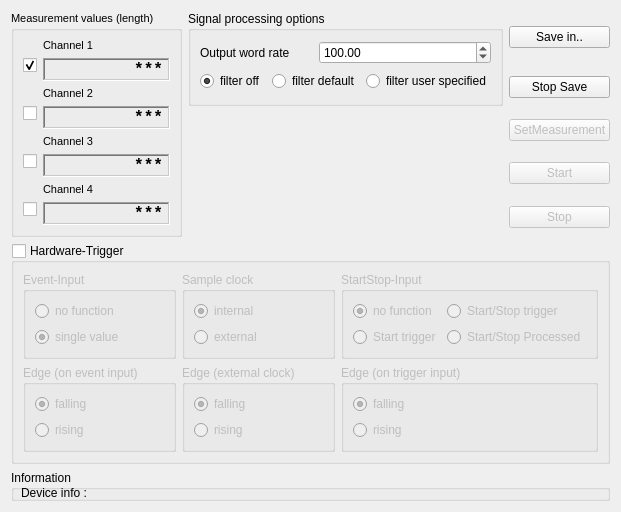
     <widget class="QWidget" name="tab">
      <attribute name="title">
       <string>Normal mode</string>
      </attribute>
      <layout class="QGridLayout" name="gridLayout_4">
       <item row="0" column="0" rowspan="5">
        <widget class="QGroupBox" name="gbMeasurementValues">
         <property name="font">
          <font>
           <pointsize>8</pointsize>
           <weight>50</weight>
           <bold>false</bold>
          </font>
         </property>
         <property name="title">
          <string>Measurement values (length)</string>
         </property>
         <layout class="QFormLayout" name="formLayout">
          <item row="0" column="1">
           <widget class="QLabel" name="label_5">
            <property name="text">
             <string>Channel 1</string>
            </property>
           </widget>
          </item>
          <item row="1" column="0">
           <widget class="QCheckBox" name="cbChannel1">
            <property name="text">
             <string/>
            </property>
            <property name="checked">
             <bool>true</bool>
            </property>
           </widget>
          </item>
          <item row="1" column="1">
           <widget class="QLabel" name="lengthValueLabel1">
            <property name="font">
             <font>
              <family>Courier New</family>
              <pointsize>12</pointsize>
              <weight>75</weight>
              <bold>true</bold>
             </font>
            </property>
            <property name="frameShape">
             <enum>QFrame::WinPanel</enum>
            </property>
            <property name="frameShadow">
             <enum>QFrame::Sunken</enum>
            </property>
            <property name="text">
             <string>***</string>
            </property>
            <property name="alignment">
             <set>Qt::AlignRight|Qt::AlignTrailing|Qt::AlignVCenter</set>
            </property>
           </widget>
          </item>
          <item row="2" column="1">
           <widget class="QLabel" name="label_6">
            <property name="text">
             <string>Channel 2</string>
            </property>
           </widget>
          </item>
          <item row="3" column="0">
           <widget class="QCheckBox" name="cbChannel2">
            <property name="text">
             <string/>
            </property>
            <property name="checked">
             <bool>false</bool>
            </property>
           </widget>
          </item>
          <item row="3" column="1">
           <widget class="QLabel" name="lengthValueLabel2">
            <property name="font">
             <font>
              <family>Courier New</family>
              <pointsize>12</pointsize>
              <weight>75</weight>
              <bold>true</bold>
             </font>
            </property>
            <property name="frameShape">
             <enum>QFrame::WinPanel</enum>
            </property>
            <property name="frameShadow">
             <enum>QFrame::Sunken</enum>
            </property>
            <property name="text">
             <string>***</string>
            </property>
            <property name="alignment">
             <set>Qt::AlignRight|Qt::AlignTrailing|Qt::AlignVCenter</set>
            </property>
           </widget>
          </item>
          <item row="4" column="1">
           <widget class="QLabel" name="label_7">
            <property name="text">
             <string>Channel 3</string>
            </property>
           </widget>
          </item>
          <item row="5" column="0">
           <widget class="QCheckBox" name="cbChannel3">
            <property name="text">
             <string/>
            </property>
            <property name="checked">
             <bool>false</bool>
            </property>
           </widget>
          </item>
          <item row="5" column="1">
           <widget class="QLabel" name="lengthValueLabel3">
            <property name="font">
             <font>
              <family>Courier New</family>
              <pointsize>12</pointsize>
              <weight>75</weight>
              <bold>true</bold>
             </font>
            </property>
            <property name="frameShape">
             <enum>QFrame::WinPanel</enum>
            </property>
            <property name="frameShadow">
             <enum>QFrame::Sunken</enum>
            </property>
            <property name="text">
             <string>***</string>
            </property>
            <property name="alignment">
             <set>Qt::AlignRight|Qt::AlignTrailing|Qt::AlignVCenter</set>
            </property>
           </widget>
          </item>
          <item row="6" column="1">
           <widget class="QLabel" name="label_13">
            <property name="text">
             <string>Channel 4</string>
            </property>
           </widget>
          </item>
          <item row="7" column="0">
           <widget class="QCheckBox" name="cbChannel4">
            <property name="text">
             <string/>
            </property>
            <property name="checked">
             <bool>false</bool>
            </property>
           </widget>
          </item>
          <item row="7" column="1">
           <widget class="QLabel" name="lengthValueLabel4">
            <property name="font">
             <font>
              <family>Courier New</family>
              <pointsize>12</pointsize>
              <weight>75</weight>
              <bold>true</bold>
             </font>
            </property>
            <property name="frameShape">
             <enum>QFrame::WinPanel</enum>
            </property>
            <property name="frameShadow">
             <enum>QFrame::Sunken</enum>
            </property>
            <property name="text">
             <string>***</string>
            </property>
            <property name="alignment">
             <set>Qt::AlignRight|Qt::AlignTrailing|Qt::AlignVCenter</set>
            </property>
           </widget>
          </item>
         </layout>
        </widget>
       </item>
       <item row="0" column="1" rowspan="2">
        <widget class="QGroupBox" name="gbSignalProcessingOptions">
         <property name="title">
          <string>Signal processing options</string>
         </property>
         <layout class="QGridLayout" name="gridLayout_6">
          <item row="0" column="0" colspan="2">
           <widget class="QLabel" name="label_26">
            <property name="text">
             <string>Output word rate</string>
            </property>
           </widget>
          </item>
          <item row="1" column="0">
           <widget class="QRadioButton" name="radioButtonFilterOff">
            <property name="text">
             <string>filter off</string>
            </property>
            <property name="checked">
             <bool>true</bool>
            </property>
           </widget>
          </item>
          <item row="1" column="1" colspan="2">
           <widget class="QRadioButton" name="radioButtonFilterDefault">
            <property name="text">
             <string>filter default</string>
            </property>
            <property name="checked">
             <bool>false</bool>
            </property>
           </widget>
          </item>
          <item row="1" column="3">
           <widget class="QRadioButton" name="radioButtonFilterUser">
            <property name="text">
             <string>filter user specified</string>
            </property>
            <property name="checked">
             <bool>false</bool>
            </property>
           </widget>
          </item>
          <item row="0" column="2" colspan="2">
           <widget class="QDoubleSpinBox" name="spinBoxWordRate">
            <property name="maximum">
             <double>25000.000000000000000</double>
            </property>
            <property name="value">
             <double>100.000000000000000</double>
            </property>
           </widget>
          </item>
         </layout>
        </widget>
       </item>
       <item row="0" column="2">
        <widget class="QPushButton" name="valuesSaveStartButton">
         <property name="text">
          <string>Save in..</string>
         </property>
        </widget>
       </item>
       <item row="1" column="2">
        <widget class="QPushButton" name="valuesSaveStopButton">
         <property name="text">
          <string>Stop Save</string>
         </property>
        </widget>
       </item>
       <item row="2" column="2">
        <widget class="QPushButton" name="setMeasurementButton">
         <property name="enabled">
          <bool>false</bool>
         </property>
         <property name="text">
          <string>SetMeasurement</string>
         </property>
        </widget>
       </item>
       <item row="3" column="2">
        <widget class="QPushButton" name="valuesStartButton">
         <property name="enabled">
          <bool>false</bool>
         </property>
         <property name="text">
          <string>Start</string>
         </property>
        </widget>
       </item>
       <item row="4" column="2">
        <widget class="QPushButton" name="valuesStopButton">
         <property name="enabled">
          <bool>false</bool>
         </property>
         <property name="text">
          <string>Stop</string>
         </property>
        </widget>
       </item>
       <item row="5" column="0" colspan="3">
        <widget class="QGroupBox" name="gbTrigger">
         <property name="enabled">
          <bool>true</bool>
         </property>
         <property name="title">
          <string>Hardware-Trigger</string>
         </property>
         <property name="checkable">
          <bool>true</bool>
         </property>
         <property name="checked">
          <bool>false</bool>
         </property>
         <layout class="QGridLayout" name="gridLayout_2">
          <item row="0" column="0">
           <widget class="QGroupBox" name="gbEventInput">
            <property name="title">
             <string>Event-Input</string>
            </property>
            <layout class="QGridLayout" name="gridLayout_9">
             <item row="0" column="0">
              <widget class="QRadioButton" name="rbEventNo">
               <property name="text">
                <string>no function</string>
               </property>
               <property name="checked">
                <bool>false</bool>
               </property>
              </widget>
             </item>
             <item row="1" column="0">
              <widget class="QRadioButton" name="rbEventSingle">
               <property name="text">
                <string>single value</string>
               </property>
               <property name="checked">
                <bool>true</bool>
               </property>
              </widget>
             </item>
            </layout>
           </widget>
          </item>
          <item row="0" column="1">
           <widget class="QGroupBox" name="gbSample">
            <property name="title">
             <string>Sample clock</string>
            </property>
            <layout class="QVBoxLayout" name="verticalLayout_3">
             <item>
              <widget class="QRadioButton" name="rbClockInternal">
               <property name="text">
                <string>internal</string>
               </property>
               <property name="checked">
                <bool>true</bool>
               </property>
              </widget>
             </item>
             <item>
              <widget class="QRadioButton" name="rbClockExternal">
               <property name="text">
                <string>external</string>
               </property>
              </widget>
             </item>
            </layout>
           </widget>
          </item>
          <item row="0" column="2">
           <widget class="QGroupBox" name="gbTriggerInput">
            <property name="enabled">
             <bool>false</bool>
            </property>
            <property name="title">
             <string>StartStop-Input</string>
            </property>
            <property name="checkable">
             <bool>false</bool>
            </property>
            <layout class="QGridLayout" name="gridLayout_15">
             <item row="0" column="0">
              <widget class="QRadioButton" name="rbStartNo">
               <property name="enabled">
                <bool>false</bool>
               </property>
               <property name="text">
                <string>no function</string>
               </property>
               <property name="checked">
                <bool>true</bool>
               </property>
              </widget>
             </item>
             <item row="0" column="1">
              <widget class="QRadioButton" name="rbStartStopTrigger">
               <property name="enabled">
                <bool>false</bool>
               </property>
               <property name="text">
                <string>Start/Stop trigger</string>
               </property>
               <property name="checked">
                <bool>false</bool>
               </property>
              </widget>
             </item>
             <item row="1" column="0">
              <widget class="QRadioButton" name="rbStartTrigger">
               <property name="enabled">
                <bool>false</bool>
               </property>
               <property name="text">
                <string>Start trigger</string>
               </property>
              </widget>
             </item>
             <item row="1" column="1">
              <widget class="QRadioButton" name="rbStartStopProcessed">
               <property name="enabled">
                <bool>false</bool>
               </property>
               <property name="text">
                <string>Start/Stop Processed</string>
               </property>
               <property name="checked">
                <bool>false</bool>
               </property>
              </widget>
             </item>
            </layout>
           </widget>
          </item>
          <item row="1" column="0">
           <widget class="QGroupBox" name="gbEdgeEvent">
            <property name="title">
             <string>Edge (on event input)</string>
            </property>
            <layout class="QVBoxLayout" name="verticalLayout_4">
             <item>
              <widget class="QRadioButton" name="rbEventFalling">
               <property name="text">
                <string>falling</string>
               </property>
               <property name="checked">
                <bool>true</bool>
               </property>
              </widget>
             </item>
             <item>
              <widget class="QRadioButton" name="rbEventRising">
               <property name="text">
                <string>rising</string>
               </property>
              </widget>
             </item>
            </layout>
           </widget>
          </item>
          <item row="1" column="1">
           <widget class="QGroupBox" name="gbEdgeClock">
            <property name="title">
             <string>Edge (external clock)</string>
            </property>
            <layout class="QVBoxLayout" name="verticalLayout_11">
             <item>
              <widget class="QRadioButton" name="rbClockFalling">
               <property name="text">
                <string>falling</string>
               </property>
               <property name="checked">
                <bool>true</bool>
               </property>
              </widget>
             </item>
             <item>
              <widget class="QRadioButton" name="rbClockRising">
               <property name="text">
                <string>rising</string>
               </property>
              </widget>
             </item>
            </layout>
           </widget>
          </item>
          <item row="1" column="2">
           <widget class="QGroupBox" name="gbEdgeTrigger">
            <property name="title">
             <string>Edge (on trigger input)</string>
            </property>
            <layout class="QVBoxLayout" name="verticalLayout_2">
             <item>
              <widget class="QRadioButton" name="rbTriggerFalling">
               <property name="text">
                <string>falling</string>
               </property>
               <property name="checked">
                <bool>true</bool>
               </property>
              </widget>
             </item>
             <item>
              <widget class="QRadioButton" name="rbTriggerRising">
               <property name="text">
                <string>rising</string>
               </property>
              </widget>
             </item>
            </layout>
           </widget>
          </item>
         </layout>
        </widget>
       </item>
       <item row="6" column="0" colspan="3">
        <widget class="QGroupBox" name="gbInformation">
         <property name="title">
          <string>Information</string>
         </property>
         <widget class="QLabel" name="label_4">
          <property name="geometry">
           <rect>
            <x>10</x>
            <y>35</y>
            <width>116</width>
            <height>16</height>
           </rect>
          </property>
          <property name="text">
           <string>est. outputWordRate:</string>
          </property>
         </widget>
         <widget class="QLabel" name="wordRateLabel">
          <property name="geometry">
           <rect>
            <x>150</x>
            <y>35</y>
            <width>86</width>
            <height>21</height>
           </rect>
          </property>
          <property name="frameShape">
           <enum>QFrame::WinPanel</enum>
          </property>
          <property name="frameShadow">
           <enum>QFrame::Sunken</enum>
          </property>
          <property name="text">
           <string/>
          </property>
         </widget>
         <widget class="QLabel" name="lDeviceInfo">
          <property name="geometry">
           <rect>
            <x>10</x>
            <y>15</y>
            <width>551</width>
            <height>16</height>
           </rect>
          </property>
          <property name="text">
           <string>Device info :</string>
          </property>
         </widget>
        </widget>
       </item>
      </layout>
     </widget>
